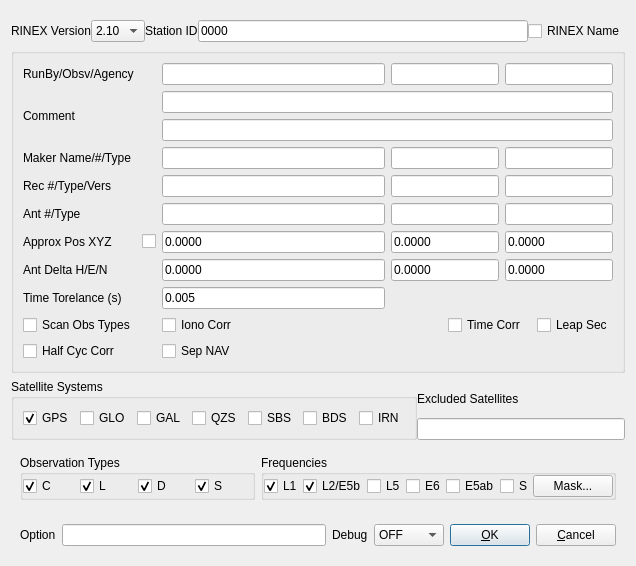
<?xml version="1.0" encoding="UTF-8"?>
<ui version="4.0">
 <class>ConvOptDialog</class>
 <widget class="QWidget" name="ConvOptDialog">
  <property name="geometry">
   <rect>
    <x>0</x>
    <y>0</y>
    <width>636</width>
    <height>559</height>
   </rect>
  </property>
  <property name="windowTitle">
   <string>Options</string>
  </property>
  <property name="toolTip">
   <string/>
  </property>
  <layout class="QVBoxLayout" name="verticalLayout">
   <item>
    <widget class="QWidget" name="widget_2" native="true">
     <layout class="QHBoxLayout" name="horizontalLayout_5">
      <property name="spacing">
       <number>0</number>
      </property>
      <property name="leftMargin">
       <number>0</number>
      </property>
      <property name="rightMargin">
       <number>0</number>
      </property>
      <property name="bottomMargin">
       <number>0</number>
      </property>
      <item>
       <widget class="QLabel" name="Label9">
        <property name="enabled">
         <bool>true</bool>
        </property>
        <property name="toolTip">
         <string/>
        </property>
        <property name="text">
         <string>RINEX Version</string>
        </property>
       </widget>
      </item>
      <item>
       <widget class="QComboBox" name="RnxVer">
        <property name="enabled">
         <bool>true</bool>
        </property>
        <property name="toolTip">
         <string/>
        </property>
        <item>
         <property name="text">
          <string>2.10</string>
         </property>
        </item>
        <item>
         <property name="text">
          <string>2.11</string>
         </property>
        </item>
        <item>
         <property name="text">
          <string>2.12</string>
         </property>
        </item>
        <item>
         <property name="text">
          <string>3.00</string>
         </property>
        </item>
        <item>
         <property name="text">
          <string>3.01</string>
         </property>
        </item>
        <item>
         <property name="text">
          <string>3.02</string>
         </property>
        </item>
        <item>
         <property name="text">
          <string>3.03</string>
         </property>
        </item>
       </widget>
      </item>
      <item>
       <widget class="QLabel" name="Label12">
        <property name="enabled">
         <bool>true</bool>
        </property>
        <property name="toolTip">
         <string/>
        </property>
        <property name="text">
         <string>Station ID</string>
        </property>
       </widget>
      </item>
      <item>
       <widget class="QLineEdit" name="RnxCode">
        <property name="enabled">
         <bool>true</bool>
        </property>
        <property name="toolTip">
         <string/>
        </property>
        <property name="text">
         <string>0000</string>
        </property>
       </widget>
      </item>
      <item>
       <widget class="QCheckBox" name="RnxFile">
        <property name="toolTip">
         <string/>
        </property>
        <property name="text">
         <string>RINEX Name</string>
        </property>
        <property name="checked">
         <bool>false</bool>
        </property>
       </widget>
      </item>
     </layout>
    </widget>
   </item>
   <item>
    <widget class="QGroupBox" name="GroupBox1">
     <property name="toolTip">
      <string/>
     </property>
     <property name="title">
      <string/>
     </property>
     <layout class="QGridLayout" name="gridLayout">
      <item row="0" column="0">
       <widget class="QLabel" name="Label2">
        <property name="enabled">
         <bool>true</bool>
        </property>
        <property name="toolTip">
         <string/>
        </property>
        <property name="text">
         <string>RunBy/Obsv/Agency</string>
        </property>
       </widget>
      </item>
      <item row="0" column="2">
       <widget class="QLineEdit" name="RunBy">
        <property name="enabled">
         <bool>true</bool>
        </property>
        <property name="toolTip">
         <string/>
        </property>
        <property name="text">
         <string/>
        </property>
       </widget>
      </item>
      <item row="0" column="3" colspan="2">
       <widget class="QLineEdit" name="Name0">
        <property name="enabled">
         <bool>true</bool>
        </property>
        <property name="toolTip">
         <string/>
        </property>
        <property name="text">
         <string/>
        </property>
       </widget>
      </item>
      <item row="0" column="5" colspan="2">
       <widget class="QLineEdit" name="Name1">
        <property name="enabled">
         <bool>true</bool>
        </property>
        <property name="toolTip">
         <string/>
        </property>
        <property name="text">
         <string/>
        </property>
       </widget>
      </item>
      <item row="1" column="0" rowspan="2">
       <widget class="QLabel" name="Label10">
        <property name="enabled">
         <bool>true</bool>
        </property>
        <property name="toolTip">
         <string/>
        </property>
        <property name="text">
         <string>Comment</string>
        </property>
       </widget>
      </item>
      <item row="1" column="2" colspan="5">
       <widget class="QLineEdit" name="Comment0">
        <property name="enabled">
         <bool>true</bool>
        </property>
        <property name="toolTip">
         <string/>
        </property>
        <property name="text">
         <string/>
        </property>
       </widget>
      </item>
      <item row="2" column="2" colspan="5">
       <widget class="QLineEdit" name="Comment1">
        <property name="enabled">
         <bool>true</bool>
        </property>
        <property name="toolTip">
         <string/>
        </property>
        <property name="text">
         <string/>
        </property>
       </widget>
      </item>
      <item row="3" column="0">
       <widget class="QLabel" name="Label1">
        <property name="enabled">
         <bool>true</bool>
        </property>
        <property name="toolTip">
         <string/>
        </property>
        <property name="text">
         <string>Maker Name/#/Type</string>
        </property>
       </widget>
      </item>
      <item row="3" column="2">
       <widget class="QLineEdit" name="Marker">
        <property name="enabled">
         <bool>true</bool>
        </property>
        <property name="toolTip">
         <string/>
        </property>
        <property name="text">
         <string/>
        </property>
       </widget>
      </item>
      <item row="3" column="3" colspan="2">
       <widget class="QLineEdit" name="MarkerNo">
        <property name="enabled">
         <bool>true</bool>
        </property>
        <property name="toolTip">
         <string/>
        </property>
        <property name="text">
         <string/>
        </property>
       </widget>
      </item>
      <item row="3" column="5" colspan="2">
       <widget class="QLineEdit" name="MarkerType">
        <property name="enabled">
         <bool>true</bool>
        </property>
        <property name="toolTip">
         <string/>
        </property>
        <property name="text">
         <string/>
        </property>
       </widget>
      </item>
      <item row="4" column="0">
       <widget class="QLabel" name="Label4">
        <property name="enabled">
         <bool>true</bool>
        </property>
        <property name="toolTip">
         <string/>
        </property>
        <property name="text">
         <string>Rec #/Type/Vers</string>
        </property>
       </widget>
      </item>
      <item row="4" column="2">
       <widget class="QLineEdit" name="Rec0">
        <property name="enabled">
         <bool>true</bool>
        </property>
        <property name="toolTip">
         <string/>
        </property>
        <property name="text">
         <string/>
        </property>
       </widget>
      </item>
      <item row="4" column="3" colspan="2">
       <widget class="QLineEdit" name="Rec1">
        <property name="enabled">
         <bool>true</bool>
        </property>
        <property name="toolTip">
         <string/>
        </property>
        <property name="text">
         <string/>
        </property>
       </widget>
      </item>
      <item row="4" column="5" colspan="2">
       <widget class="QLineEdit" name="Rec2">
        <property name="enabled">
         <bool>true</bool>
        </property>
        <property name="toolTip">
         <string/>
        </property>
        <property name="text">
         <string/>
        </property>
       </widget>
      </item>
      <item row="5" column="2">
       <widget class="QLineEdit" name="Ant0">
        <property name="enabled">
         <bool>true</bool>
        </property>
        <property name="toolTip">
         <string/>
        </property>
        <property name="text">
         <string/>
        </property>
       </widget>
      </item>
      <item row="5" column="3" colspan="2">
       <widget class="QLineEdit" name="Ant1">
        <property name="enabled">
         <bool>true</bool>
        </property>
        <property name="toolTip">
         <string/>
        </property>
        <property name="text">
         <string/>
        </property>
       </widget>
      </item>
      <item row="5" column="5" colspan="2">
       <widget class="QLineEdit" name="Ant2">
        <property name="enabled">
         <bool>true</bool>
        </property>
        <property name="toolTip">
         <string/>
        </property>
        <property name="text">
         <string/>
        </property>
       </widget>
      </item>
      <item row="6" column="0">
       <widget class="QLabel" name="Label6">
        <property name="enabled">
         <bool>true</bool>
        </property>
        <property name="toolTip">
         <string/>
        </property>
        <property name="text">
         <string>Approx Pos XYZ</string>
        </property>
       </widget>
      </item>
      <item row="6" column="1">
       <widget class="QCheckBox" name="AutoPos">
        <property name="toolTip">
         <string/>
        </property>
        <property name="text">
         <string/>
        </property>
        <property name="checked">
         <bool>false</bool>
        </property>
       </widget>
      </item>
      <item row="6" column="2">
       <widget class="QLineEdit" name="AppPos0">
        <property name="enabled">
         <bool>true</bool>
        </property>
        <property name="toolTip">
         <string/>
        </property>
        <property name="text">
         <string>0.0000</string>
        </property>
       </widget>
      </item>
      <item row="6" column="3" colspan="2">
       <widget class="QLineEdit" name="AppPos1">
        <property name="enabled">
         <bool>true</bool>
        </property>
        <property name="toolTip">
         <string/>
        </property>
        <property name="text">
         <string>0.0000</string>
        </property>
       </widget>
      </item>
      <item row="6" column="5" colspan="2">
       <widget class="QLineEdit" name="AppPos2">
        <property name="enabled">
         <bool>true</bool>
        </property>
        <property name="toolTip">
         <string/>
        </property>
        <property name="text">
         <string>0.0000</string>
        </property>
       </widget>
      </item>
      <item row="7" column="2">
       <widget class="QLineEdit" name="AntDel0">
        <property name="enabled">
         <bool>true</bool>
        </property>
        <property name="toolTip">
         <string/>
        </property>
        <property name="text">
         <string>0.0000</string>
        </property>
       </widget>
      </item>
      <item row="7" column="3" colspan="2">
       <widget class="QLineEdit" name="AntDel1">
        <property name="enabled">
         <bool>true</bool>
        </property>
        <property name="toolTip">
         <string/>
        </property>
        <property name="text">
         <string>0.0000</string>
        </property>
       </widget>
      </item>
      <item row="7" column="5" colspan="2">
       <widget class="QLineEdit" name="AntDel2">
        <property name="enabled">
         <bool>true</bool>
        </property>
        <property name="toolTip">
         <string/>
        </property>
        <property name="text">
         <string>0.0000</string>
        </property>
       </widget>
      </item>
      <item row="9" column="0">
       <widget class="QCheckBox" name="ScanObs">
        <property name="toolTip">
         <string/>
        </property>
        <property name="text">
         <string>Scan Obs Types</string>
        </property>
        <property name="checked">
         <bool>false</bool>
        </property>
       </widget>
      </item>
      <item row="9" column="2" colspan="2">
       <widget class="QCheckBox" name="OutIono">
        <property name="toolTip">
         <string/>
        </property>
        <property name="text">
         <string>Iono Corr</string>
        </property>
        <property name="checked">
         <bool>false</bool>
        </property>
       </widget>
      </item>
      <item row="9" column="4" colspan="2">
       <widget class="QCheckBox" name="OutTime">
        <property name="toolTip">
         <string/>
        </property>
        <property name="text">
         <string>Time Corr</string>
        </property>
        <property name="checked">
         <bool>false</bool>
        </property>
       </widget>
      </item>
      <item row="9" column="6">
       <widget class="QCheckBox" name="OutLeaps">
        <property name="toolTip">
         <string/>
        </property>
        <property name="text">
         <string>Leap Sec</string>
        </property>
        <property name="checked">
         <bool>false</bool>
        </property>
       </widget>
      </item>
      <item row="10" column="0">
       <widget class="QCheckBox" name="HalfCyc">
        <property name="toolTip">
         <string/>
        </property>
        <property name="text">
         <string>Half Cyc Corr</string>
        </property>
        <property name="checked">
         <bool>false</bool>
        </property>
       </widget>
      </item>
      <item row="10" column="2" colspan="2">
       <widget class="QCheckBox" name="ChkSepNav">
        <property name="text">
         <string>Sep NAV</string>
        </property>
       </widget>
      </item>
      <item row="8" column="0">
       <widget class="QLabel" name="Label13">
        <property name="toolTip">
         <string/>
        </property>
        <property name="text">
         <string>Time Torelance (s)</string>
        </property>
       </widget>
      </item>
      <item row="8" column="2">
       <widget class="QLineEdit" name="TimeTol">
        <property name="toolTip">
         <string/>
        </property>
        <property name="text">
         <string>0.005</string>
        </property>
       </widget>
      </item>
      <item row="7" column="0">
       <widget class="QLabel" name="Label7">
        <property name="enabled">
         <bool>true</bool>
        </property>
        <property name="toolTip">
         <string/>
        </property>
        <property name="text">
         <string>Ant Delta H/E/N</string>
        </property>
       </widget>
      </item>
      <item row="5" column="0">
       <widget class="QLabel" name="Label5">
        <property name="enabled">
         <bool>true</bool>
        </property>
        <property name="toolTip">
         <string/>
        </property>
        <property name="text">
         <string>Ant #/Type</string>
        </property>
       </widget>
      </item>
     </layout>
    </widget>
   </item>
   <item>
    <widget class="QWidget" name="widget_3" native="true">
     <layout class="QGridLayout" name="gridLayout_2">
      <property name="leftMargin">
       <number>0</number>
      </property>
      <property name="topMargin">
       <number>0</number>
      </property>
      <property name="rightMargin">
       <number>0</number>
      </property>
      <property name="bottomMargin">
       <number>0</number>
      </property>
      <property name="spacing">
       <number>0</number>
      </property>
      <item row="2" column="2">
       <widget class="QLineEdit" name="ExSats">
        <property name="enabled">
         <bool>true</bool>
        </property>
        <property name="toolTip">
         <string/>
        </property>
        <property name="text">
         <string/>
        </property>
       </widget>
      </item>
      <item row="1" column="2">
       <widget class="QLabel" name="Label11">
        <property name="enabled">
         <bool>true</bool>
        </property>
        <property name="toolTip">
         <string/>
        </property>
        <property name="text">
         <string>Excluded Satellites</string>
        </property>
       </widget>
      </item>
      <item row="1" column="1" rowspan="2">
       <widget class="QGroupBox" name="GroupBox2">
        <property name="toolTip">
         <string/>
        </property>
        <property name="title">
         <string>Satellite Systems</string>
        </property>
        <layout class="QHBoxLayout" name="horizontalLayout">
         <item>
          <widget class="QCheckBox" name="Nav1">
           <property name="toolTip">
            <string/>
           </property>
           <property name="text">
            <string>GPS</string>
           </property>
           <property name="checked">
            <bool>true</bool>
           </property>
          </widget>
         </item>
         <item>
          <widget class="QCheckBox" name="Nav2">
           <property name="toolTip">
            <string/>
           </property>
           <property name="text">
            <string>GLO</string>
           </property>
           <property name="checked">
            <bool>false</bool>
           </property>
          </widget>
         </item>
         <item>
          <widget class="QCheckBox" name="Nav3">
           <property name="toolTip">
            <string/>
           </property>
           <property name="text">
            <string>GAL</string>
           </property>
           <property name="checked">
            <bool>false</bool>
           </property>
          </widget>
         </item>
         <item>
          <widget class="QCheckBox" name="Nav4">
           <property name="toolTip">
            <string/>
           </property>
           <property name="text">
            <string>QZS</string>
           </property>
           <property name="checked">
            <bool>false</bool>
           </property>
          </widget>
         </item>
         <item>
          <widget class="QCheckBox" name="Nav5">
           <property name="toolTip">
            <string/>
           </property>
           <property name="text">
            <string>SBS</string>
           </property>
           <property name="checked">
            <bool>false</bool>
           </property>
          </widget>
         </item>
         <item>
          <widget class="QCheckBox" name="Nav6">
           <property name="toolTip">
            <string/>
           </property>
           <property name="text">
            <string>BDS</string>
           </property>
           <property name="checked">
            <bool>false</bool>
           </property>
          </widget>
         </item>
         <item>
          <widget class="QCheckBox" name="Nav7">
           <property name="text">
            <string>IRN</string>
           </property>
          </widget>
         </item>
        </layout>
       </widget>
      </item>
     </layout>
    </widget>
   </item>
   <item>
    <widget class="QWidget" name="widget_4" native="true">
     <layout class="QHBoxLayout" name="horizontalLayout_6">
      <item>
       <widget class="QGroupBox" name="GroupBox3">
        <property name="toolTip">
         <string/>
        </property>
        <property name="title">
         <string>Observation Types</string>
        </property>
        <layout class="QHBoxLayout" name="horizontalLayout_2">
         <property name="spacing">
          <number>0</number>
         </property>
         <property name="leftMargin">
          <number>0</number>
         </property>
         <property name="topMargin">
          <number>0</number>
         </property>
         <property name="rightMargin">
          <number>0</number>
         </property>
         <property name="bottomMargin">
          <number>0</number>
         </property>
         <item>
          <widget class="QCheckBox" name="Obs1">
           <property name="toolTip">
            <string/>
           </property>
           <property name="text">
            <string>C</string>
           </property>
           <property name="checked">
            <bool>true</bool>
           </property>
          </widget>
         </item>
         <item>
          <widget class="QCheckBox" name="Obs2">
           <property name="toolTip">
            <string/>
           </property>
           <property name="text">
            <string>L</string>
           </property>
           <property name="checked">
            <bool>true</bool>
           </property>
          </widget>
         </item>
         <item>
          <widget class="QCheckBox" name="Obs3">
           <property name="toolTip">
            <string/>
           </property>
           <property name="text">
            <string>D</string>
           </property>
           <property name="checked">
            <bool>true</bool>
           </property>
          </widget>
         </item>
         <item>
          <widget class="QCheckBox" name="Obs4">
           <property name="toolTip">
            <string/>
           </property>
           <property name="text">
            <string>S</string>
           </property>
           <property name="checked">
            <bool>true</bool>
           </property>
          </widget>
         </item>
        </layout>
       </widget>
      </item>
      <item>
       <widget class="QGroupBox" name="GroupBox4">
        <property name="toolTip">
         <string/>
        </property>
        <property name="title">
         <string>Frequencies</string>
        </property>
        <layout class="QHBoxLayout" name="horizontalLayout_3">
         <property name="spacing">
          <number>0</number>
         </property>
         <property name="leftMargin">
          <number>0</number>
         </property>
         <property name="topMargin">
          <number>0</number>
         </property>
         <property name="rightMargin">
          <number>0</number>
         </property>
         <property name="bottomMargin">
          <number>0</number>
         </property>
         <item>
          <widget class="QCheckBox" name="Freq1">
           <property name="toolTip">
            <string/>
           </property>
           <property name="text">
            <string>L1</string>
           </property>
           <property name="checked">
            <bool>true</bool>
           </property>
          </widget>
         </item>
         <item>
          <widget class="QCheckBox" name="Freq2">
           <property name="toolTip">
            <string/>
           </property>
           <property name="text">
            <string>L2/E5b</string>
           </property>
           <property name="checked">
            <bool>true</bool>
           </property>
          </widget>
         </item>
         <item>
          <widget class="QCheckBox" name="Freq4">
           <property name="toolTip">
            <string/>
           </property>
           <property name="text">
            <string>L5</string>
           </property>
           <property name="checked">
            <bool>false</bool>
           </property>
          </widget>
         </item>
         <item>
          <widget class="QCheckBox" name="Freq5">
           <property name="toolTip">
            <string/>
           </property>
           <property name="text">
            <string>E6</string>
           </property>
           <property name="checked">
            <bool>false</bool>
           </property>
          </widget>
         </item>
         <item>
          <widget class="QCheckBox" name="Freq6">
           <property name="toolTip">
            <string/>
           </property>
           <property name="text">
            <string>E5ab</string>
           </property>
           <property name="checked">
            <bool>false</bool>
           </property>
          </widget>
         </item>
         <item>
          <widget class="QCheckBox" name="Freq7">
           <property name="text">
            <string>S</string>
           </property>
          </widget>
         </item>
         <item>
          <widget class="QPushButton" name="BtnMask">
           <property name="enabled">
            <bool>true</bool>
           </property>
           <property name="toolTip">
            <string/>
           </property>
           <property name="text">
            <string>Mask...</string>
           </property>
          </widget>
         </item>
        </layout>
       </widget>
      </item>
     </layout>
    </widget>
   </item>
   <item>
    <widget class="QWidget" name="widget" native="true">
     <layout class="QHBoxLayout" name="horizontalLayout_4">
      <item>
       <widget class="QLabel" name="Label8">
        <property name="enabled">
         <bool>true</bool>
        </property>
        <property name="toolTip">
         <string/>
        </property>
        <property name="text">
         <string>Option</string>
        </property>
       </widget>
      </item>
      <item>
       <widget class="QLineEdit" name="RcvOption">
        <property name="enabled">
         <bool>true</bool>
        </property>
        <property name="toolTip">
         <string/>
        </property>
        <property name="text">
         <string/>
        </property>
       </widget>
      </item>
      <item>
       <widget class="QLabel" name="Label3">
        <property name="enabled">
         <bool>true</bool>
        </property>
        <property name="toolTip">
         <string/>
        </property>
        <property name="text">
         <string>Debug</string>
        </property>
       </widget>
      </item>
      <item>
       <widget class="QComboBox" name="TraceLevel">
        <property name="enabled">
         <bool>true</bool>
        </property>
        <property name="toolTip">
         <string/>
        </property>
        <item>
         <property name="text">
          <string>OFF</string>
         </property>
        </item>
        <item>
         <property name="text">
          <string>Level 1</string>
         </property>
        </item>
        <item>
         <property name="text">
          <string>Level 2</string>
         </property>
        </item>
        <item>
         <property name="text">
          <string>Level 3</string>
         </property>
        </item>
        <item>
         <property name="text">
          <string>Level 4</string>
         </property>
        </item>
        <item>
         <property name="text">
          <string>Level 5</string>
         </property>
        </item>
       </widget>
      </item>
      <item>
       <widget class="QPushButton" name="BtnOk">
        <property name="enabled">
         <bool>true</bool>
        </property>
        <property name="toolTip">
         <string/>
        </property>
        <property name="text">
         <string>&amp;OK</string>
        </property>
        <property name="autoDefault">
         <bool>true</bool>
        </property>
        <property name="default">
         <bool>true</bool>
        </property>
       </widget>
      </item>
      <item>
       <widget class="QPushButton" name="BtnCancel">
        <property name="enabled">
         <bool>true</bool>
        </property>
        <property name="toolTip">
         <string/>
        </property>
        <property name="text">
         <string>&amp;Cancel</string>
        </property>
       </widget>
      </item>
     </layout>
    </widget>
   </item>
  </layout>
  <zorder>GroupBox1</zorder>
  <zorder>widget</zorder>
  <zorder>widget_2</zorder>
  <zorder>widget_3</zorder>
  <zorder>widget_4</zorder>
 </widget>
 <resources/>
 <connections/>
</ui>
